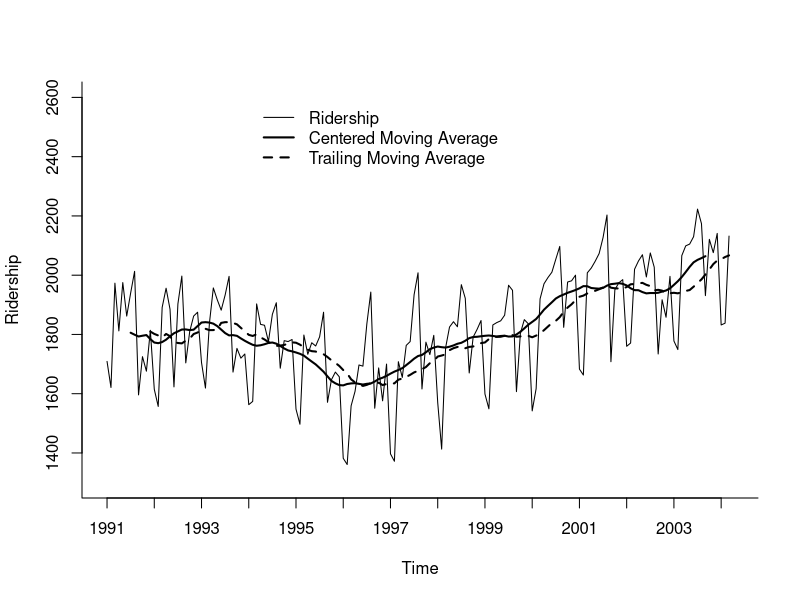
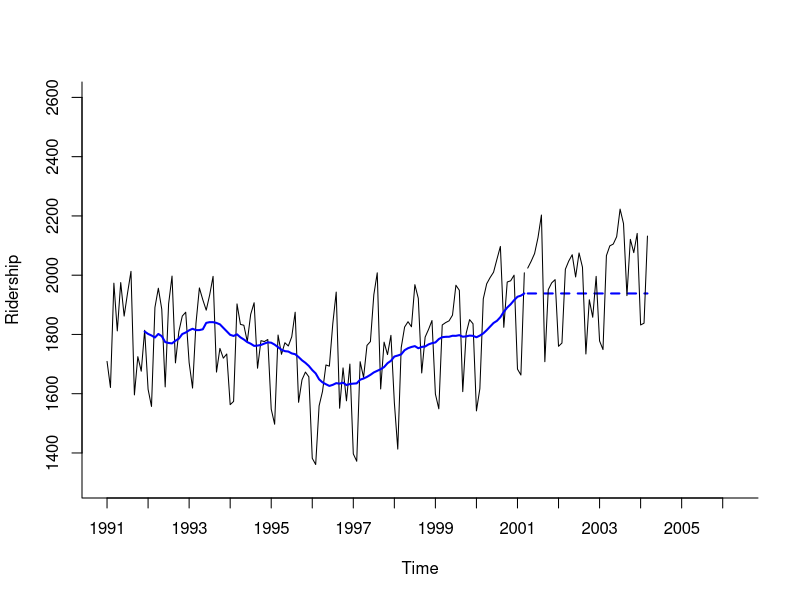

The R source for these figures, in order:
Amtrak.data <- read.csv("./Amtrak data.csv")
ridership.ts <- ts(Amtrak.data$Ridership, start = c(1991,1), end = c(2004, 3), freq = 12)

library("forecast")
library("zoo")

par(mfrow = c(1, 1))

ma.trailing <- rollmean(ridership.ts, k = 12, align = "right")
ma.centered <- ma(ridership.ts, order = 12)
plot(ridership.ts, ylim = c(1300, 2600),  ylab = "Ridership", xlab = "Time", bty = "l", xaxt = "n",
     xlim = c(1991,2004.25), main = "")
axis(1, at = seq(1991, 2004.25, 1), labels = format(seq(1991, 2004.25, 1)))
lines(ma.centered, lwd = 2)
lines(ma.trailing, lwd = 2, lty = 2)
legend(1994,2600, c("Ridership","Centered Moving Average", "Trailing Moving Average"), lty=c(1,1,2),
       lwd=c(1,2,2), bty = "n")

nValid <- 36
nTrain <- length(ridership.ts) - nValid
train.ts <- window(ridership.ts, start = c(1991, 1), end = c(1991, nTrain))
valid.ts <- window(ridership.ts, start = c(1991, nTrain + 1), end = c(1991, nTrain + nValid))
ma.trailing <- rollmean(train.ts, k = 12, align = "right")
last.ma <- tail(ma.trailing, 1)
ma.trailing.pred <- ts(rep(last.ma, nValid), start = c(1991, nTrain + 1),
                       end = c(1991, nTrain + nValid), freq = 12)
plot(train.ts, ylim = c(1300, 2600),  ylab = "Ridership", xlab = "Time", bty = "l", xaxt = "n",
     xlim = c(1991,2006.25), main = "")
axis(1, at = seq(1991, 2006, 1), labels = format(seq(1991, 2006, 1)))
lines(ma.trailing, lwd = 2, col = "blue")
lines(ma.trailing.pred, lwd = 2, col = "blue", lty = 2)
lines(valid.ts)

